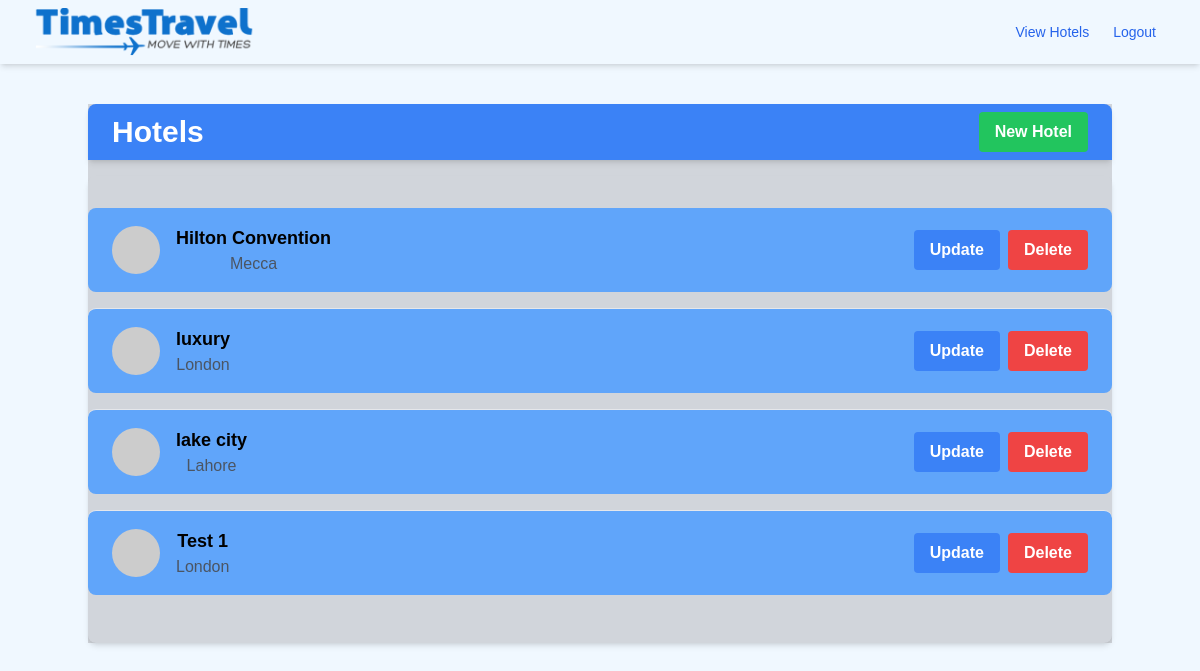
The app's page /hotels (signed in), older data.
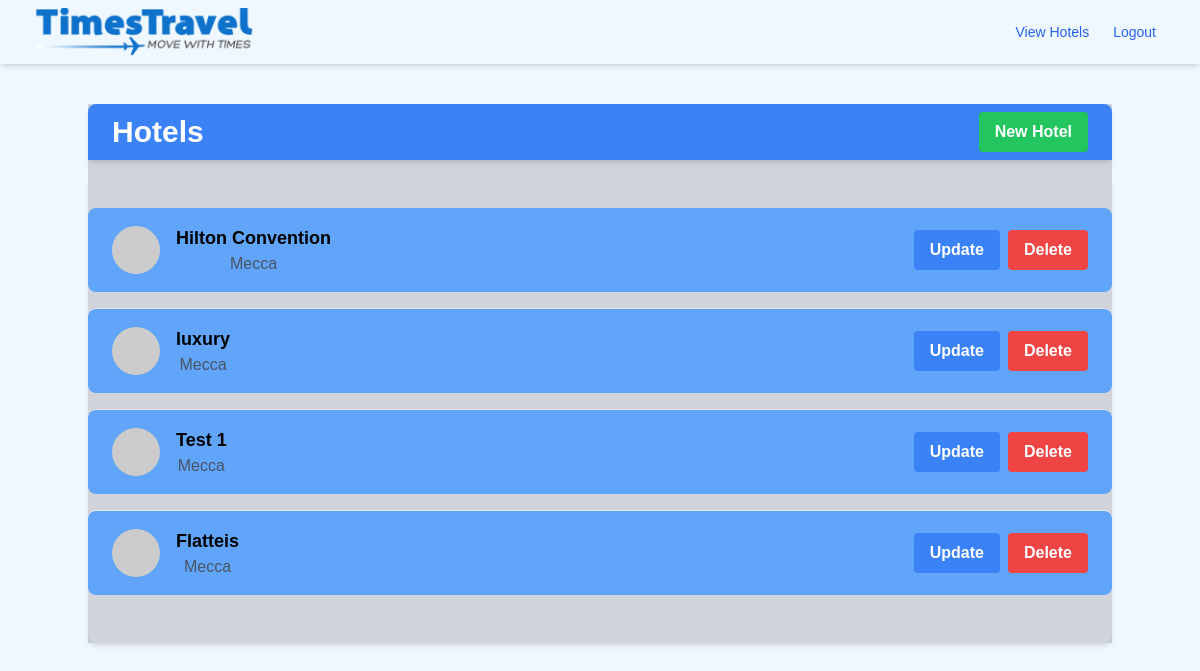
The same page, newer data.
### app/models.py (models this page shows, shortened)
class Hotel(db.Model):
    id = db.Column(db.Integer, primary_key=True)
    name = db.Column(db.String(100), nullable=False)
    description = db.Column(db.String(255), nullable=False)
    location = db.Column(db.String(100), nullable=False)
    availability = db.Column(db.JSON, nullable=False)  # Dictionary to hold availability for each month
    rooms = db.relationship('Room', backref='hotel', cascade='all, delete-orphan', lazy=True)

### app/routes.py (the view)
@bp.route('/hotels', methods=['GET'])
@login_required
def view_hotels():
    if not is_logged_in_admin():
        flash('You need to be logged in as an admin to access this page.', 'warning')
        return redirect(url_for('main.index'))
    hotels = Hotel.query.all()
    return render_template('hotels.html', hotels=hotels)

### app/models.py (called while the page is built)
@login.user_loader
def load_user(id):
    return User.query.get(int(id))

### app/routes.py (called while the page is built)
def is_logged_in_admin():
    if current_user.is_authenticated and current_user.is_admin:
        return True
    return False

### app/templates/hotels.html (shortened to what this page needs)
{% extends "base.html" %}
{% block content %}
<div class="bg-gray-300 container mx-auto mt-10">
    <div class="bg-blue-500 text-white py-2 px-6 flex justify-between items-center rounded-t-lg shadow-md">
        <h1 class="font-bold text-3xl">Hotels</h1>
        <a href="{{ url_for('main.create_hotel') }}" class="bg-green-500 hover:bg-green-700 text-white font-bold py-2 px-4 rounded transition-colors duration-200">New Hotel</a>
    </div>
    <div class="py-8 shadow-md rounded-lg mt-4">
        <ul class="divide-y divide-gray-200">
            {% for hotel in hotels %}
            <li class="py-4 px-6 flex items-center justify-between bg-blue-400 mb-4 rounded-lg">
                <a href="{{ url_for('main.view_rooms', hotel_id=hotel.id) }}" class="flex items-center">
                    <div class="mr-4">
                        <img src="https://via.placeholder.com/48" alt="Hotel Image" class="w-12 h-12 rounded-full" />
                    </div>
                    <div>
                        <h2 class="text-lg font-semibold">{{ hotel.name }}</h2>
                        <p class="text-gray-600">{{ hotel.location }}</p>
                    </div>
                </a>
                <div class="flex items-center">
                    <a href="{{ url_for('main.update_hotel', hotel_id=hotel.id) }}" class="bg-blue-500 hover:bg-blue-700 text-white font-bold py-2 px-4 rounded mr-2 transition-colors duration-200">Update</a>
                    <form action="{{ url_for('main.delete_hotel', hotel_id=hotel.id) }}" method="post" class="inline">
                        <button type="submit" class="bg-red-500 hover:bg-red-700 text-white font-bold py-2 px-4 rounded transition-colors duration-200">Delete</button>
                    </form>
                </div>
            </li>
            {% endfor %}
        </ul>
    </div>
</div>
{% endblock %}

### app/templates/base.html (shortened to what this page needs)
<!DOCTYPE html>
<html lang="en">
<head>
    <link rel="stylesheet" href="{{ url_for('static', filename='style.css') }}">
    <link rel="stylesheet" href="https://cdnjs.cloudflare.com/ajax/libs/font-awesome/6.0.0-beta3/css/all.min.css">
    <script src="https://cdn.tailwindcss.com"></script>
</head>
<body class="bg-primary-100">
    <nav class="bg-yellow-400 shadow-md">
        <div class="max-w-7xl mx-auto px-4 sm:px-6 lg:px-8">
            <div class="flex justify-between h-16">
                <div class="flex">
                    <div class="flex-shrink-0 flex items-center">
                      <a href="{{ url_for('main.index') }}">
                        <img src="{{ url_for('static', filename='images/Times_logo-high.png') }}" alt="Times Travel Logo" class="h-12 w-auto mr-2">
                      </a>
                    </div>
                </div>
                <div class="flex items-center">
                    <div class="hidden md:block">
                        <div class="ml-4 flex items-center md:ml-6">
                            {% if current_user.is_authenticated %}
                                {% if current_user.is_admin %}
                                    <a href="{{ url_for('main.view_hotels') }}" class="text-blue-600 hover:text-blue-900 px-3 py-2 rounded-md text-sm font-medium">View Hotels</a>
                                {% endif %}
                                <a href="{{ url_for('main.logout') }}" class="text-blue-600 hover:text-blue-900 px-3 py-2 rounded-md text-sm font-medium">Logout</a>
                            {% else %}
                                <a href="{{ url_for('main.login') }}" class="text-blue-600 hover:text-blue-900 px-3 py-2 rounded-md text-sm font-medium">Login</a>
                                <a href="{{ url_for('main.signup') }}" class="text-blue-600 hover:text-blue-900 px-3 py-2 rounded-md text-sm font-medium">Sign Up</a>
                            {% endif %}
                        </div>
                    </div>
                </div>
            </div>
        </div>
    </nav>
    <div class="mt-6 mx-auto max-w-7xl px-4 sm:px-6 lg:px-8">
        {% block content %}{% endblock %}
    </div>
</body>
</html>

### app/static/css/style.css (style rules this page uses)
body { font-family: Arial, Helvetica, sans-serif; background: url('../images/backpic.jpeg') ; background-position: center; background-repeat: no-repeat; background-size: cover; height: 600px; }

### app/templates/base.html (style rules this page uses)
body { font-family: Arial, sans-serif; background-color: #f0f8ff; text-align: center; }

Row changes from the older to the newer data that the page shows:
removed Hotel: name "lake city", location "Lahore"
changed Hotel "luxury": location "London" → "Mecca"
changed Hotel "Test 1": location "London" → "Mecca"
added Hotel: name "Flatteis", location "Mecca"
